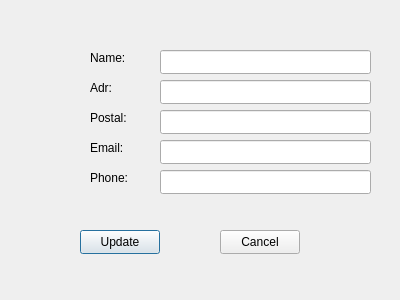
<?xml version="1.0" encoding="UTF-8"?>
<ui version="4.0">
 <class>update_contact_dialog</class>
 <widget class="QDialog" name="update_contact_dialog">
  <property name="geometry">
   <rect>
    <x>0</x>
    <y>0</y>
    <width>400</width>
    <height>300</height>
   </rect>
  </property>
  <property name="windowTitle">
   <string>Dialog</string>
  </property>
  <widget class="QPushButton" name="update_pushButton">
   <property name="geometry">
    <rect>
     <x>80</x>
     <y>230</y>
     <width>80</width>
     <height>24</height>
    </rect>
   </property>
   <property name="text">
    <string>Update</string>
   </property>
  </widget>
  <widget class="QPushButton" name="cancel_pushButton">
   <property name="geometry">
    <rect>
     <x>220</x>
     <y>230</y>
     <width>80</width>
     <height>24</height>
    </rect>
   </property>
   <property name="text">
    <string>Cancel</string>
   </property>
  </widget>
  <widget class="QLineEdit" name="update_name">
   <property name="geometry">
    <rect>
     <x>160</x>
     <y>50</y>
     <width>211</width>
     <height>24</height>
    </rect>
   </property>
   <property name="text">
    <string/>
   </property>
  </widget>
  <widget class="QLineEdit" name="update_address">
   <property name="geometry">
    <rect>
     <x>160</x>
     <y>80</y>
     <width>211</width>
     <height>24</height>
    </rect>
   </property>
   <property name="text">
    <string/>
   </property>
  </widget>
  <widget class="QLineEdit" name="update_postal">
   <property name="geometry">
    <rect>
     <x>160</x>
     <y>110</y>
     <width>211</width>
     <height>24</height>
    </rect>
   </property>
   <property name="text">
    <string/>
   </property>
  </widget>
  <widget class="QLineEdit" name="update_email">
   <property name="geometry">
    <rect>
     <x>160</x>
     <y>140</y>
     <width>211</width>
     <height>24</height>
    </rect>
   </property>
   <property name="text">
    <string/>
   </property>
  </widget>
  <widget class="QLineEdit" name="update_number">
   <property name="geometry">
    <rect>
     <x>160</x>
     <y>170</y>
     <width>211</width>
     <height>24</height>
    </rect>
   </property>
   <property name="text">
    <string/>
   </property>
  </widget>
  <widget class="QLabel" name="label">
   <property name="geometry">
    <rect>
     <x>90</x>
     <y>50</y>
     <width>49</width>
     <height>16</height>
    </rect>
   </property>
   <property name="text">
    <string>Name:</string>
   </property>
  </widget>
  <widget class="QLabel" name="label_2">
   <property name="geometry">
    <rect>
     <x>90</x>
     <y>80</y>
     <width>49</width>
     <height>16</height>
    </rect>
   </property>
   <property name="text">
    <string>Adr:</string>
   </property>
  </widget>
  <widget class="QLabel" name="label_3">
   <property name="geometry">
    <rect>
     <x>90</x>
     <y>110</y>
     <width>49</width>
     <height>16</height>
    </rect>
   </property>
   <property name="text">
    <string>Postal:</string>
   </property>
  </widget>
  <widget class="QLabel" name="label_4">
   <property name="geometry">
    <rect>
     <x>90</x>
     <y>140</y>
     <width>49</width>
     <height>16</height>
    </rect>
   </property>
   <property name="text">
    <string>Email:</string>
   </property>
  </widget>
  <widget class="QLabel" name="label_5">
   <property name="geometry">
    <rect>
     <x>90</x>
     <y>170</y>
     <width>49</width>
     <height>16</height>
    </rect>
   </property>
   <property name="text">
    <string>Phone:</string>
   </property>
  </widget>
 </widget>
 <resources/>
 <connections/>
</ui>
